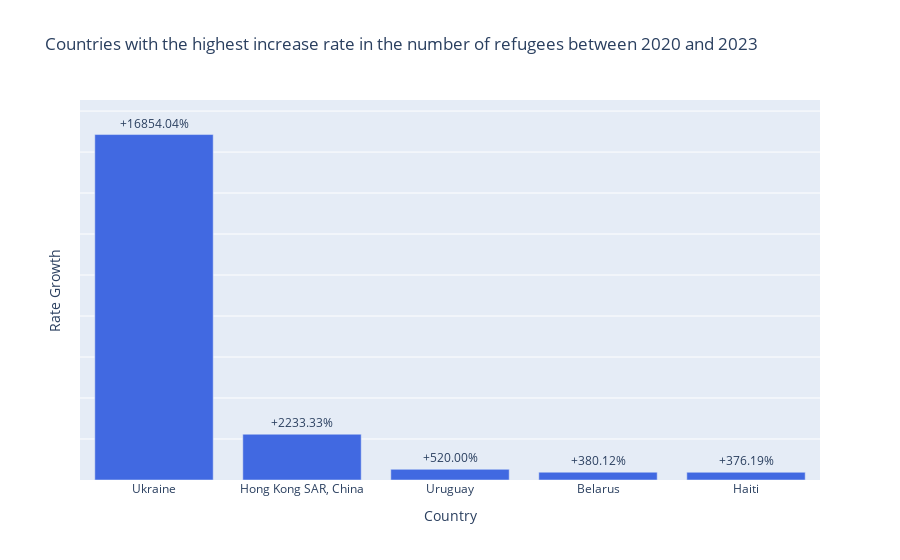

This figure's notebook cell:
### Code cell
# Créer le barplot
fig = px.bar(top_refugiee_countries, x='country', y='rate growth', title='Countries with the highest increase rate in the number of refugees between 2020 and 2023', 
             labels={'rate growth': 'Rate Growth', 'country': 'Country'},
             text='rate growth')

fig.update_traces(texttemplate='+%{text:.2f}%', textposition='outside', textfont=dict(size=12), marker_color='royalblue')

fig.update_layout(yaxis=dict(showticklabels=False, zeroline=False, range=[0, max(top_refugiee_countries['rate growth'].values)*1.1]))
fig.show()

### Figure 1 — Plotly figure (JSON) as saved in the notebook; plotly's stock layout.template omitted (floating-point values rounded to 4 significant figures)
{"data": [{"hovertemplate": "Country=%{x}<br>Rate Growth=%{text}<extra></extra>", "legendgroup": "", "marker": {"color": "royalblue", "pattern": {"shape": ""}}, "name": "", "orientation": "v", "showlegend": false, "text": [16850.0, 2233.0, 520.0, 380.1, 376.2], "textfont": {"size": 12}, "textposition": "outside", "texttemplate": "+%{text:.2f}%", "type": "bar", "x": ["Ukraine", "Hong Kong SAR, China", "Uruguay", "Belarus", "Haiti"], "xaxis": "x", "y": [16850.0, 2233.0, 520.0, 380.1, 376.2], "yaxis": "y"}], "layout": {"barmode": "relative", "legend": {"tracegroupgap": 0}, "title": {"text": "Countries with the highest increase rate in the number of refugees between 2020 and 2023"}, "xaxis": {"anchor": "y", "domain": [0, 1], "title": {"text": "Country"}}, "yaxis": {"anchor": "x", "domain": [0, 1], "range": [0, 18540.0], "showticklabels": false, "title": {"text": "Rate Growth"}, "zeroline": false}}}
